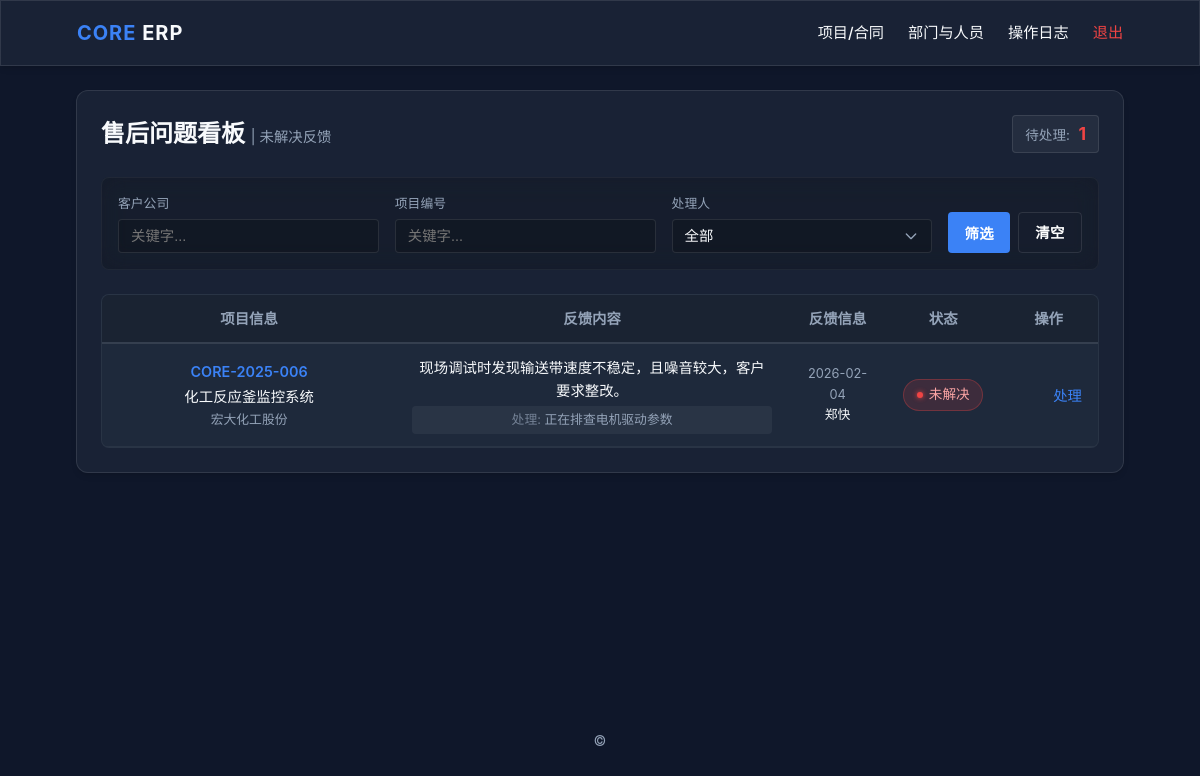
The page /contracts/feedbacks/overview (signed in) on the database its author committed.
### core/models.py (models this page shows)
class Feedback(db.Model):
    __tablename__ = 'feedbacks'
    id = db.Column(db.Integer, primary_key=True)
    contract_id = db.Column(db.Integer, db.ForeignKey('contracts.id'), nullable=False)
    content = db.Column(db.Text, nullable=False)                       # 客户反馈内容
    feedback_time = db.Column(db.DateTime, nullable=False, default=datetime.utcnow)  # 记录时间（创建时自动填）
    handler_id = db.Column(db.Integer, db.ForeignKey('persons.id'), nullable=True)   # 处理工程师
    result = db.Column(db.Text)                                        # 处理结果
    completion_time = db.Column(db.DateTime, nullable=True)           # 处理完成时间
    is_resolved = db.Column(db.Boolean, default=False)
    contract = db.relationship('Contract', backref='feedbacks')
    handler = db.relationship('Person', backref='feedbacks')

class Contract(db.Model):
    __tablename__ = 'contracts'
    id = db.Column(db.Integer, primary_key=True)
    company_id = db.Column(db.Integer, db.ForeignKey('companies.id'), nullable=False)
    company = db.relationship('Company', back_populates='contracts')
    project_code = db.Column(db.String(50), nullable=False, unique=True)
    contract_number = db.Column(db.String(50), nullable=False)
    name = db.Column(db.String(200), nullable=False)
    planned_delivery_date = db.Column(db.Date, nullable=True)
    client_manager = db.Column(db.String(100))
    client_contact = db.Column(db.String(200))
    our_manager = db.Column(db.String(100))
    status = db.Column(db.String(50), default='新建')
    status_note = db.Column(db.String(500), nullable=True)  # 手工状态备注
    created_at = db.Column(db.DateTime, default=datetime.utcnow)
    created_by_id = db.Column(db.Integer, db.ForeignKey('users.id'))
    created_by = db.relationship('User', backref='contracts')

class Company(db.Model):
    __tablename__ = 'companies'
    id = db.Column(db.Integer, primary_key=True)
    name = db.Column(db.String(200), nullable=False)
    created_at = db.Column(db.DateTime, default=datetime.utcnow)
    contracts = db.relationship('Contract', back_populates='company')

class Person(db.Model):
    __tablename__ = 'persons'
    id = db.Column(db.Integer, primary_key=True)
    name = db.Column(db.String(100), nullable=False)
    position = db.Column(db.String(100))
    department_id = db.Column(db.Integer, db.ForeignKey('departments.id'))
    department = db.relationship('Department', backref='persons')

### core/contracts.py (the view)
@contracts_bp.route('/feedbacks/overview')
@login_required
@staff_required
def feedbacks_overview():
    user_id = session.get('user_id')
    user = User.query.get(user_id) if user_id else None
    query = (
        Feedback.query
        .join(Contract, Feedback.contract_id == Contract.id)
        .join(Company, Contract.company_id == Company.id)
        .outerjoin(Person, Feedback.handler_id == Person.id)
        .filter(Feedback.is_resolved == False)
    )
    company_filter = (request.args.get('company') or '').strip()
    project_code_filter = (request.args.get('project_code') or '').strip()
    handler_filter = (request.args.get('handler_id') or '').strip()
    if company_filter:
        query = query.filter(Company.name.contains(company_filter))
    if project_code_filter:
        query = query.filter(Contract.project_code.contains(project_code_filter))
    if handler_filter:
        try:
            handler_id = int(handler_filter)
            query = query.filter(Feedback.handler_id == handler_id)
        except ValueError:
            handler_filter = ""
    feedbacks = (
        query
        .order_by(Feedback.feedback_time.desc(), Feedback.id.desc())
        .all()
    )
    companies = Company.query.order_by(Company.name.asc()).all()
    persons = Person.query.order_by(Person.name.asc()).all()
    return render_template(
        'contracts/feedbacks_overview.html',
        user=user,
        feedbacks=feedbacks,
        companies=companies,
        persons=persons,
        company_filter=company_filter,
        project_code_filter=project_code_filter,
        handler_filter=handler_filter,
    )

### core/auth.py (called while the page is built)
def staff_required(view):
    @wraps(view)
    def wrapped_view(**kwargs):
        user_id = session.get('user_id')
        if not user_id:
            flash('请先登录')
            return redirect(url_for('auth.login'))
        user = User.query.get(user_id)
        if not user or user.role not in INTERNAL_ROLES:
            abort(403)
        return view(**kwargs)
    return wrapped_view

### core/contracts.py (called while the page is built)
def login_required(view):
    @wraps(view)
    def wrapped_view(**kwargs):
        if 'user_id' not in session:
            flash('请先登录')
            return redirect(url_for('auth.login'))
        return view(**kwargs)
    return wrapped_view

### core/services/common_utils.py (called while the page is built)
    def get_runtime_headers(self):
        payload = f"Powered by {self._sys_id}".encode()
        encoded_sig = base64.b64encode(payload).decode()
        return {
            "X-Runtime-ID": self._env_hash,                # Formerly X-System-Integrity
            "X-Content-Hash": encoded_sig                  # Formerly X-Engine-Signature
        }

    def inject_runtime_metadata(self, context=None):
        if context is None:
            context = {}
        context['__build_ref__'] = f"bld-{self._env_hash}"
        context['__maintainer_ref__'] = self._sys_id
        return context

### core/templates/contracts/feedbacks_overview.html (shortened to what this page needs)
{% extends 'base.html' %}
{% block content %}
<div class="glass-panel" style="padding: 24px; border-radius: 12px; margin-bottom: 24px;">
    <div style="display: flex; justify-content: space-between; align-items: center; margin-bottom: 24px;">
        <h2 style="margin: 0; font-size: 1.5rem; font-weight: 700;">售后问题看板 <span style="font-size: 0.9rem; font-weight: 400; color: var(--color-text-sub);">| 未解决反馈</span></h2>
        <div style="background: rgba(255,255,255,0.05); padding: 4px 12px; border-radius: 4px; border: 1px solid rgba(255,255,255,0.1);">
            <span style="color: var(--color-text-sub); font-size: 0.85rem;">待处理:</span>
            <span style="color: var(--color-danger); font-weight: bold; font-size: 1.1rem; margin-left: 4px;">{{ feedbacks|length }}</span>
        </div>
    </div>
    <form method="get" class="glass-panel" style="padding: 16px; border-radius: 8px; box-shadow: none; border: 1px solid rgba(255,255,255,0.05); background: rgba(0,0,0,0.2); margin-bottom: 24px;">
        <div style="display: flex; gap: 16px; align-items: flex-end; flex-wrap: wrap;">
            <div style="flex: 1; min-width: 150px;">
                <label style="display: block; font-size: 0.8rem; color: var(--color-text-sub); margin-bottom: 4px;">客户公司</label>
                <input type="text" name="company" class="form-control" style="width: 100%; box-sizing: border-box;" value="{{ company_filter or '' }}" placeholder="关键字...">
            </div>
            <div style="flex: 1; min-width: 150px;">
                <label style="display: block; font-size: 0.8rem; color: var(--color-text-sub); margin-bottom: 4px;">项目编号</label>
                <input type="text" name="project_code" class="form-control" style="width: 100%; box-sizing: border-box;" value="{{ project_code_filter or '' }}" placeholder="关键字...">
            </div>
            <div style="flex: 1; min-width: 150px;">
                <label style="display: block; font-size: 0.8rem; color: var(--color-text-sub); margin-bottom: 4px;">处理人</label>
                <select name="handler_id" class="form-control" style="width: 100%;">
                    <option value="">全部</option>
                </select>
            </div>
            <div style="display: flex; gap: 8px;">
                <button type="submit" class="btn-industrial" style="padding: 8px 16px; font-size: 0.9rem;">筛选</button>
                <a href="{{ url_for('contracts.feedbacks_overview') }}" class="btn-industrial" style="background: transparent; border: 1px solid rgba(255,255,255,0.1); padding: 8px 16px; font-size: 0.9rem;">清空</a>
            </div>
        </div>
    </form>
    <div class="table-container">
        <table class="ind-table">
            <thead>
                <tr>
                    <th style="width: 30%;">项目信息</th>
                    <th style="width: 40%;">反馈内容</th>
                    <th style="width: 10%;">反馈信息</th>
                    <th style="width: 10%;">状态</th>
                    <th style="width: 10%; text-align: right;">操作</th>
                </tr>
            </thead>
            <tbody>
                {% if feedbacks %}
                {% for fb in feedbacks %}
                <tr>
                    <td>
                        <div style="font-weight: 600; color: var(--color-primary); margin-bottom: 2px;">{{ fb.contract.project_code if fb.contract else '-' }}</div>
                        <div style="font-size: 0.9rem;">{{ fb.contract.name if fb.contract else '-' }}</div>
                        <div style="font-size: 0.8rem; color: var(--color-text-sub); margin-top: 2px;">
                            {{ fb.contract.company.name if fb.contract and fb.contract.company else '-' }}
                        </div>
                    </td>
                    <td>
                        <div style="font-size: 0.9rem; margin-bottom: 4px;">{{ fb.content }}</div>
                        {% if fb.result %}
                        <div style="font-size: 0.8rem; color: var(--color-text-sub); background: rgba(255,255,255,0.05); padding: 4px; border-radius: 4px;">
                            <span style="opacity: 0.7;">处理:</span> {{ fb.result }}
                        </div>
                        {% endif %}
                    </td>
                    <td>
                        <div style="font-size: 0.8rem; color: var(--color-text-sub);">
                            {% if fb.feedback_time %}{{ fb.feedback_time.strftime('%Y-%m-%d') }}{% endif %}<br>
                            {% if fb.handler %}<span style="color: var(--color-text-main);">{{ fb.handler.name }}</span>{% endif %}
                        </div>
                    </td>
                    <td>
                        {% if fb.is_resolved %}
                        <span class="status-badge success">已解决</span>
                        {% else %}
                        <span class="status-badge danger">未解决</span>
                        {% endif %}
                    </td>
                    <td style="text-align: right;">
                        {% if fb.contract %}
                        <a href="{{ url_for('contracts.manage_feedbacks', contract_id=fb.contract.id) }}" class="btn-text" style="color: var(--color-primary); text-decoration: none; font-size: 0.9rem;">
                            处理
                        </a>
                        {% endif %}
                    </td>
                </tr>
                {% endfor %}
                {% else %}
                <tr>
                    <td colspan="5" style="text-align: center; padding: 48px; color: var(--color-text-sub);">
                        暂无未解决的反馈记录。
                    </td>
                </tr>
                {% endif %}
            </tbody>
        </table>
    </div>
</div>
{% endblock %}

### core/static/css/theme.css (style rules this page uses)
:root { --color-bg-deep: #0f172a; --color-surface: #1e293b; --color-primary: #3b82f6; --color-accent: #10b981; --color-warning: #f59e0b; --color-danger: #ef4444; --color-text-main: #f8fafc; --color-text-sub: #94a3b8; --spacing-unit: 8px; --border-radius-card: 12px; --glass-blur: 12px; }
*, *::before, *::after { box-sizing: border-box; }
body { background-color: var(--color-bg-deep); color: var(--color-text-main); color-scheme: dark; font-family: "Inter", system-ui, -apple-system, BlinkMacSystemFont, "Segoe UI", Roboto, Helvetica, Arial, sans-serif; margin: 0; padding: 0; line-height: 1.6; -webkit-font-smoothing: antialiased; min-height: 100vh; display: flex; flex-direction: column; }

### core/static/css/components.css (style rules this page uses)
.glass-panel { backdrop-filter: blur(var(--glass-blur)); -webkit-backdrop-filter: blur(var(--glass-blur)); background: rgba(30, 41, 59, 0.7); border: 1px solid rgba(255, 255, 255, 0.1); box-shadow: 0 4px 6px -1px rgba(0, 0, 0, 0.1), 0 2px 4px -1px rgba(0, 0, 0, 0.06); }
.btn-industrial { background-color: var(--color-primary); color: #fff; padding: var(--spacing-unit) calc(var(--spacing-unit) * 2); border-radius: 4px; border: none; font-weight: 600; cursor: pointer; transition: all 0.2s ease; text-transform: uppercase; letter-spacing: 0.5px; display: inline-flex; align-items: center; justify-content: center; text-decoration: none; }
.status-badge { display: inline-flex; align-items: center; justify-content: center; padding: 4px 12px; border-radius: 9999px; font-size: 0.85rem; font-weight: 500; background-color: rgba(255, 255, 255, 0.05); border: 1px solid rgba(255, 255, 255, 0.1); color: var(--color-text-main); white-space: nowrap; min-width: 80px; }
.status-badge::before { content: ''; display: inline-block; width: 6px; height: 6px; border-radius: 50%; margin-right: 6px; background-color: var(--color-text-sub); }
.status-badge.danger { background-color: rgba(239, 68, 68, 0.15); border-color: rgba(239, 68, 68, 0.3); color: #fca5a5; }
.status-badge.danger::before { background-color: #ef4444; box-shadow: 0 0 5px #ef4444; }
.form-control { background-color: rgba(0, 0, 0, 0.2); border: 1px solid rgba(255, 255, 255, 0.1); color: var(--color-text-main); padding: 8px 12px; border-radius: 4px; font-size: 0.9rem; transition: all 0.2s ease; outline: none; }
select.form-control { appearance: none; -webkit-appearance: none; background-repeat: no-repeat; background-position: right 12px center; background-size: 16px; padding-right: 32px; }
option { background-color: #1e293b; color: #fff; }
.table-container { width: 100%; overflow-x: auto; border-radius: 8px; border: 1px solid rgba(255,255,255,0.05); background-color: var(--color-surface); }
.ind-table { width: 100%; border-collapse: collapse; font-size: 0.9rem; }
.ind-table thead th { position: sticky; top: 0; background-color: #1a2332; color: var(--color-text-sub); font-weight: 600; text-align: center !important; padding: 12px 16px; border-bottom: 2px solid rgba(255,255,255,0.1); white-space: nowrap; z-index: 10; }
.ind-table tbody td { padding: 12px 16px; border-bottom: 1px solid rgba(255,255,255,0.05); color: var(--color-text-main); vertical-align: middle; text-align: center; }
.ind-table a { color: var(--color-primary); text-decoration: none; }

### rows shown on the page
Feedback: contract "CORE-2025-006", contract "化工反应釜监控系统", contract.company "宏大化工股份", content "现场调试时发现输送带速度不稳定，且噪音较大，客户要求整改。", result "正在排查电机驱动参数", feedback_time "2026-02-04", handler.name "郑快", is_resolved "未解决"

### other values the page prints
{{ feedbacks|length }} "1"
